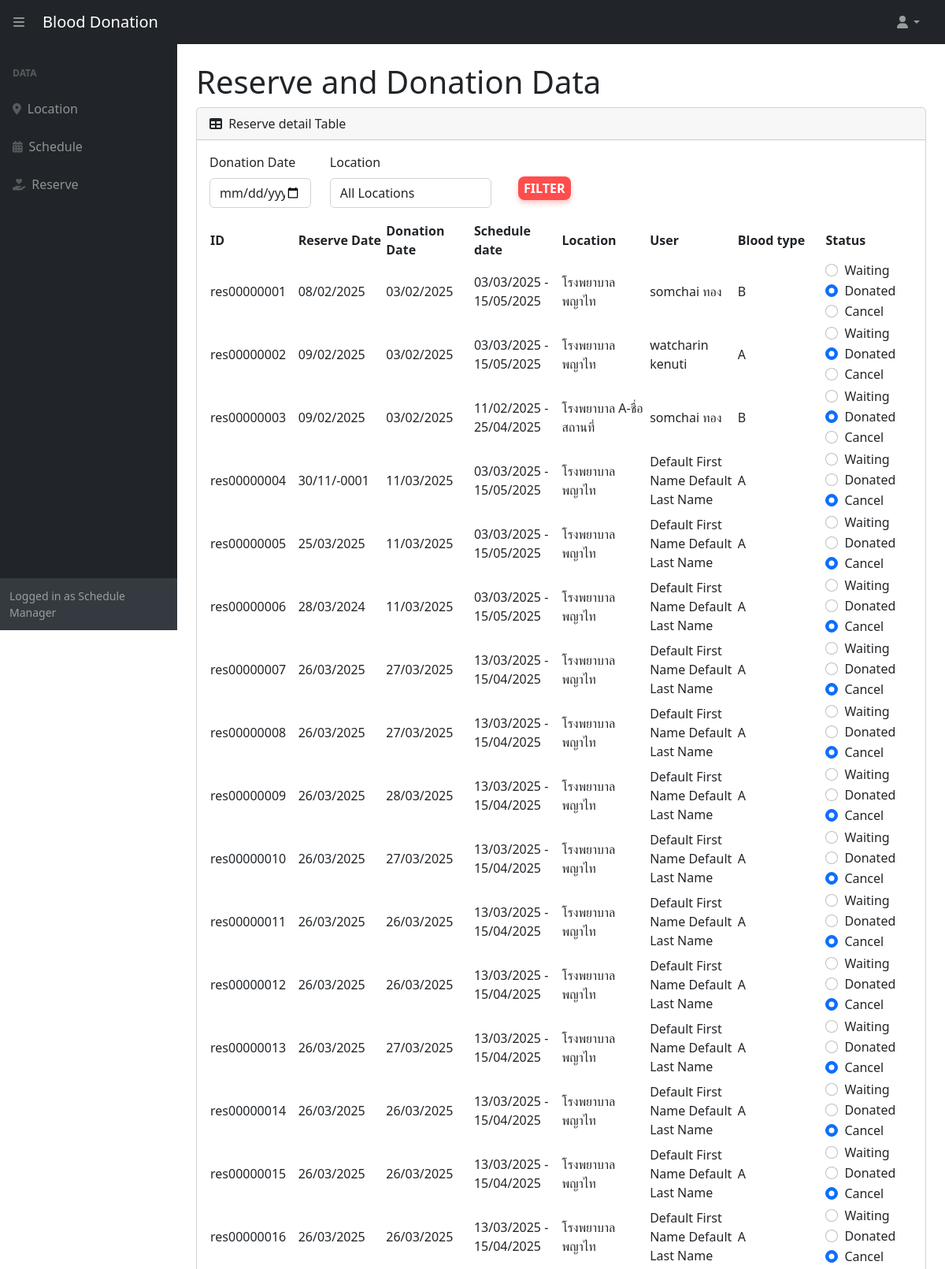
Screenshot of /screen/reserve_Table.php (signed in, upper part) with the database file from the repository.
### tables this page shows
CREATE TABLE `reserve` (
  `reserve_id` varchar(11) NOT NULL,
  `reserve_date` datetime NOT NULL DEFAULT current_timestamp(),
  `reserve_status` char(1) NOT NULL,
  `member_id` varchar(11) NOT NULL
);

CREATE TABLE `reserve_detail` (
  `reserve_id` varchar(11) NOT NULL,
  `schedule_id` varchar(11) NOT NULL,
  `reserve_donation_date` date NOT NULL
);

CREATE TABLE `schedule` (
  `schedule_id` varchar(11) NOT NULL,
  `schedule_start_date` date NOT NULL,
  `schedule_end_date` date NOT NULL,
  `schedule_start_time` time NOT NULL,
  `schedule_end_time` time NOT NULL,
  `schedule_blood_type` varchar(15) DEFAULT NULL,
  `schedule_status` char(1) NOT NULL,
  `schedule_detail` varchar(255) DEFAULT NULL,
  `location_id` varchar(11) NOT NULL,
  `admin_id` varchar(11) NOT NULL
);

CREATE TABLE `location` (
  `location_id` varchar(11) NOT NULL,
  `location_name` varchar(50) NOT NULL,
  `location_address` varchar(150) NOT NULL
);

CREATE TABLE `member` (
  `member_id` varchar(11) NOT NULL,
  `member_fname` varchar(50) NOT NULL,
  `member_lname` varchar(50) NOT NULL,
  `member_birth_date` date NOT NULL,
  `member_tel` varchar(10) NOT NULL,
  `member_cardID` varchar(13) NOT NULL,
  `member_address` varchar(150) NOT NULL,
  `member_blood_type` varchar(2) NOT NULL,
  `member_email` varchar(50) NOT NULL,
  `member_password` varchar(50) NOT NULL
);

### db/db.php (called while the page is built, shortened)
<?php
$link = mysqli_connect('localhost','root','','blood_donation') or die('Cannot database');
mysqli_set_charset ($link,'utf8');
function get($sql)
{
    global $link;
    $res = mysqli_query($link,$sql);
    return mysqli_fetch_all($res,MYSQLI_ASSOC);
}
?>

### screen/reserve_Table.php (the view, shortened to what this page needs)
<?php
include('../db/db.php');
include('../component/header.php');
?>
                <main>
                    <div class="container-fluid px-4">
                        <h1 class="mt-4">Reserve and Donation Data</h1>
                        <div class="card mb-4">
                            <div class="card-header">
                                <i class="fas fa-table me-1"></i>
                                Reserve detail Table
                            </div>
                            <div class="card-body">
                                <form method="GET" action="">
                                    <div class="row mb-3">
                                        <div class="col-md-2">
                                            <label for="donation_date" class="form-label">Donation Date</label>
                                            <input type="date" class="form-control" id="donation_date" name="donation_date" value="<?php echo isset($_GET['donation_date']) ? $_GET['donation_date'] : ''; ?>">
                                        </div>
                                        <div class="col-md-3">
                                            <label for="location_name" class="form-label">Location</label>
                                            <select class="form-control" id="location_name" name="location_name">
                                                <option value="">All Locations</option>
                                            </select>
                                        </div>
                                        <div class="col-md-2 align-self-end">
                                            <button type="submit" class="btn add-btn">Filter</button>
                                        </div>
                                    </div>
                                </form>
                                <table id="datatablesSimple">
                                    <thead>
                                        <tr>
                                            <th>ID</th>
                                            <th>Reserve Date</th>
                                            <th>Donation Date</th>
                                            <th>Schedule date</th>
                                            <th>Location</th>
                                            <th>User</th>
                                            <th>Blood type</th>
                                            <th>Status</th>
                                        </tr>
                                    </thead>
                                    <tbody>
                                        <?php
                                            $donation_date_filter = isset($_GET['donation_date']) ? $_GET['donation_date'] : '';
                                            $location_name_filter = isset($_GET['location_name']) ? $_GET['location_name'] : '';
                                            $sql = "SELECT * FROM reserve
                                                    LEFT JOIN reserve_detail ON reserve.reserve_id = reserve_detail.reserve_id
                                                    LEFT JOIN schedule s ON reserve_detail.schedule_id = s.schedule_id
                                                    LEFT JOIN location ON s.location_id = location.location_id
                                                    LEFT JOIN member ON reserve.member_id = member.member_id";
                                            $result = get($sql);
                                            if($result !== false)
                                            {
                                                foreach($result as $row)
                                                {
                                                    echo "<tr>";
                                                    echo "<td>".$row['reserve_id']."</td>";
                                                    echo "<td>".date('d/m/Y', strtotime($row['reserve_date']))."</td>";
                                                    echo "<td>".date('d/m/Y', strtotime($row['reserve_donation_date']))."</td>";
                                                    echo "<td>".date('d/m/Y', strtotime($row['schedule_start_date']))." - ".date('d/m/Y', strtotime($row['schedule_end_date']))."</td>";
                                                    echo "<td>".$row['location_name']."</td>";
                                                    echo "<td>".$row['member_fname']." ".$row['member_lname']."</td>";
                                                    echo "<td>".$row['member_blood_type']."</td>";
                                                    echo "<td>
                                                        <form method='POST' action='../Action/update_reserve_status.php'>
                                                            <input type='hidden' name='reserve_id' value='".$row['reserve_id']."'>
                                                            <input type='hidden' name='donation_date' value='".$donation_date_filter."'>
                                                            <input type='hidden' name='location_name' value='".$location_name_filter."'>
                                                            <input type='hidden' name='search' id='search' value=''>
                                                            <div class='form-check'>
                                                                <input class='form-check-input' type='radio' name='reserve_status' value='W' ".($row['reserve_status'] == 'W' ? 'checked' : '')." onchange='updateSearchValue(this.form)'>
                                                                <label class='form-check-label'>Waiting</label>
                                                            </div>
                                                            <div class='form-check'>
                                                                <input class='form-check-input' type='radio' name='reserve_status' value='D' ".($row['reserve_status'] == 'D' ? 'checked' : '')." onchange='updateSearchValue(this.form)'>
                                                                <label class='form-check-label'>Donated</label>
                                                            </div>
                                                            <div class='form-check'>
                                                                <input class='form-check-input' type='radio' name='reserve_status' value='C' ".($row['reserve_status'] == 'C' ? 'checked' : '')." onchange='updateSearchValue(this.form)'>
                                                                <label class='form-check-label'>Cancel</label>
                                                            </div>
                                                        </form>
                                                    </td>";
                                                    echo "</tr>";
                                                }
                                            }
                                        ?>
                                    </tbody>
                                </table>
                            </div>
                        </div>
                    </div>
                </main>
<?php
include('../component/footer.php');
?>

### css/styles2.css (style rules this page uses)
.btn { padding: 3px 7px; border: none; border-radius: 8px; font-size: 16px; font-weight: bold; cursor: pointer; transition: all 0.3s ease; text-transform: uppercase; margin: 10px; }
.add-btn { background-color: #ff4d4d; color: white; box-shadow: 0 4px 6px rgba(255, 77, 77, 0.3); }
table { table-layout: fixed; width: 100%; }

### rows the page displays
reserve: reserve_detail.reserve_id "res00000001", reserve_date "08/02/2025", reserve_detail.reserve_donation_date "03/02/2025", schedule.schedule_start_date "03/03/2025", schedule.schedule_end_date "15/05/2025", location.location_name "โรงพยาบาลพญาไท", member.member_fname "somchai", member.member_lname "ทอง", member.member_blood_type "B", reserve_status "☑"
reserve: reserve_detail.reserve_id "res00000002", reserve_date "09/02/2025", reserve_detail.reserve_donation_date "03/02/2025", schedule.schedule_start_date "03/03/2025", schedule.schedule_end_date "15/05/2025", location.location_name "โรงพยาบาลพญาไท", member.member_fname "watcharin", member.member_lname "kenuti", member.member_blood_type "A", reserve_status "☑"
reserve: reserve_detail.reserve_id "res00000003", reserve_date "09/02/2025", reserve_detail.reserve_donation_date "03/02/2025", schedule.schedule_start_date "11/02/2025", schedule.schedule_end_date "25/04/2025", location.location_name "โรงพยาบาล A-ชื่อสถานที่", member.member_fname "somchai", member.member_lname "ทอง", member.member_blood_type "B", reserve_status "☑"
reserve: reserve_detail.reserve_id "res00000004", reserve_date "30/11/-0001", reserve_detail.reserve_donation_date "11/03/2025", schedule.schedule_start_date "03/03/2025", schedule.schedule_end_date "15/05/2025", location.location_name "โรงพยาบาลพญาไท", member.member_fname "Default First Name", member.member_lname "Default Last Name", member.member_blood_type "A", reserve_status "☑"
reserve: reserve_detail.reserve_id "res00000005", reserve_date "25/03/2025", reserve_detail.reserve_donation_date "11/03/2025", schedule.schedule_start_date "03/03/2025", schedule.schedule_end_date "15/05/2025", location.location_name "โรงพยาบาลพญาไท", member.member_fname "Default First Name", member.member_lname "Default Last Name", member.member_blood_type "A", reserve_status "☑"
reserve: reserve_detail.reserve_id "res00000006", reserve_date "28/03/2024", reserve_detail.reserve_donation_date "11/03/2025", schedule.schedule_start_date "03/03/2025", schedule.schedule_end_date "15/05/2025", location.location_name "โรงพยาบาลพญาไท", member.member_fname "Default First Name", member.member_lname "Default Last Name", member.member_blood_type "A", reserve_status "☑"
reserve: reserve_detail.reserve_id "res00000007", reserve_date "26/03/2025", reserve_detail.reserve_donation_date "27/03/2025", schedule.schedule_start_date "13/03/2025", schedule.schedule_end_date "15/04/2025", location.location_name "โรงพยาบาลพญาไท", member.member_fname "Default First Name", member.member_lname "Default Last Name", member.member_blood_type "A", reserve_status "☑"
reserve: reserve_detail.reserve_id "res00000008", reserve_date "26/03/2025", reserve_detail.reserve_donation_date "27/03/2025", schedule.schedule_start_date "13/03/2025", schedule.schedule_end_date "15/04/2025", location.location_name "โรงพยาบาลพญาไท", member.member_fname "Default First Name", member.member_lname "Default Last Name", member.member_blood_type "A", reserve_status "☑"
reserve: reserve_detail.reserve_id "res00000009", reserve_date "26/03/2025", reserve_detail.reserve_donation_date "28/03/2025", schedule.schedule_start_date "13/03/2025", schedule.schedule_end_date "15/04/2025", location.location_name "โรงพยาบาลพญาไท", member.member_fname "Default First Name", member.member_lname "Default Last Name", member.member_blood_type "A", reserve_status "☑"
reserve: reserve_detail.reserve_id "res00000010", reserve_date "26/03/2025", reserve_detail.reserve_donation_date "27/03/2025", schedule.schedule_start_date "13/03/2025", schedule.schedule_end_date "15/04/2025", location.location_name "โรงพยาบาลพญาไท", member.member_fname "Default First Name", member.member_lname "Default Last Name", member.member_blood_type "A", reserve_status "☑"
reserve: reserve_detail.reserve_id "res00000011", reserve_date "26/03/2025", reserve_detail.reserve_donation_date "26/03/2025", schedule.schedule_start_date "13/03/2025", schedule.schedule_end_date "15/04/2025", location.location_name "โรงพยาบาลพญาไท", member.member_fname "Default First Name", member.member_lname "Default Last Name", member.member_blood_type "A", reserve_status "☑"
reserve: reserve_detail.reserve_id "res00000012", reserve_date "26/03/2025", reserve_detail.reserve_donation_date "26/03/2025", schedule.schedule_start_date "13/03/2025", schedule.schedule_end_date "15/04/2025", location.location_name "โรงพยาบาลพญาไท", member.member_fname "Default First Name", member.member_lname "Default Last Name", member.member_blood_type "A", reserve_status "☑"
reserve: reserve_detail.reserve_id "res00000013", reserve_date "26/03/2025", reserve_detail.reserve_donation_date "27/03/2025", schedule.schedule_start_date "13/03/2025", schedule.schedule_end_date "15/04/2025", location.location_name "โรงพยาบาลพญาไท", member.member_fname "Default First Name", member.member_lname "Default Last Name", member.member_blood_type "A", reserve_status "☑"
reserve: reserve_detail.reserve_id "res00000014", reserve_date "26/03/2025", reserve_detail.reserve_donation_date "26/03/2025", schedule.schedule_start_date "13/03/2025", schedule.schedule_end_date "15/04/2025", location.location_name "โรงพยาบาลพญาไท", member.member_fname "Default First Name", member.member_lname "Default Last Name", member.member_blood_type "A", reserve_status "☑"
reserve: reserve_detail.reserve_id "res00000015", reserve_date "26/03/2025", reserve_detail.reserve_donation_date "26/03/2025", schedule.schedule_start_date "13/03/2025", schedule.schedule_end_date "15/04/2025", location.location_name "โรงพยาบาลพญาไท", member.member_fname "Default First Name", member.member_lname "Default Last Name", member.member_blood_type "A", reserve_status "☑"
reserve: reserve_detail.reserve_id "res00000016", reserve_date "26/03/2025", reserve_detail.reserve_donation_date "26/03/2025", schedule.schedule_start_date "13/03/2025", schedule.schedule_end_date "15/04/2025", location.location_name "โรงพยาบาลพญาไท", member.member_fname "Default First Name", member.member_lname "Default Last Name", member.member_blood_type "A", reserve_status "☑"
